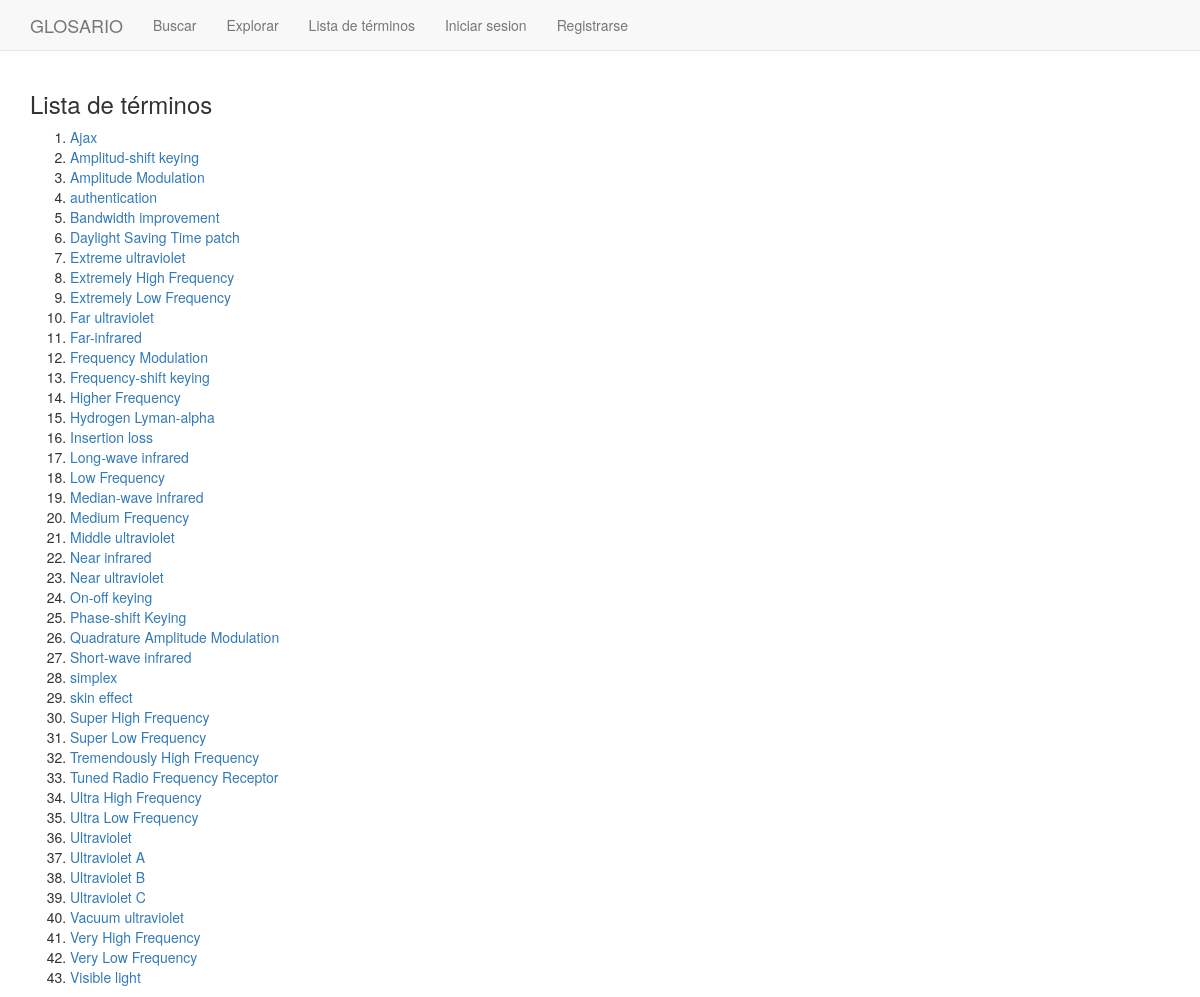
The page /entry_list/ on the database as committed earlier.
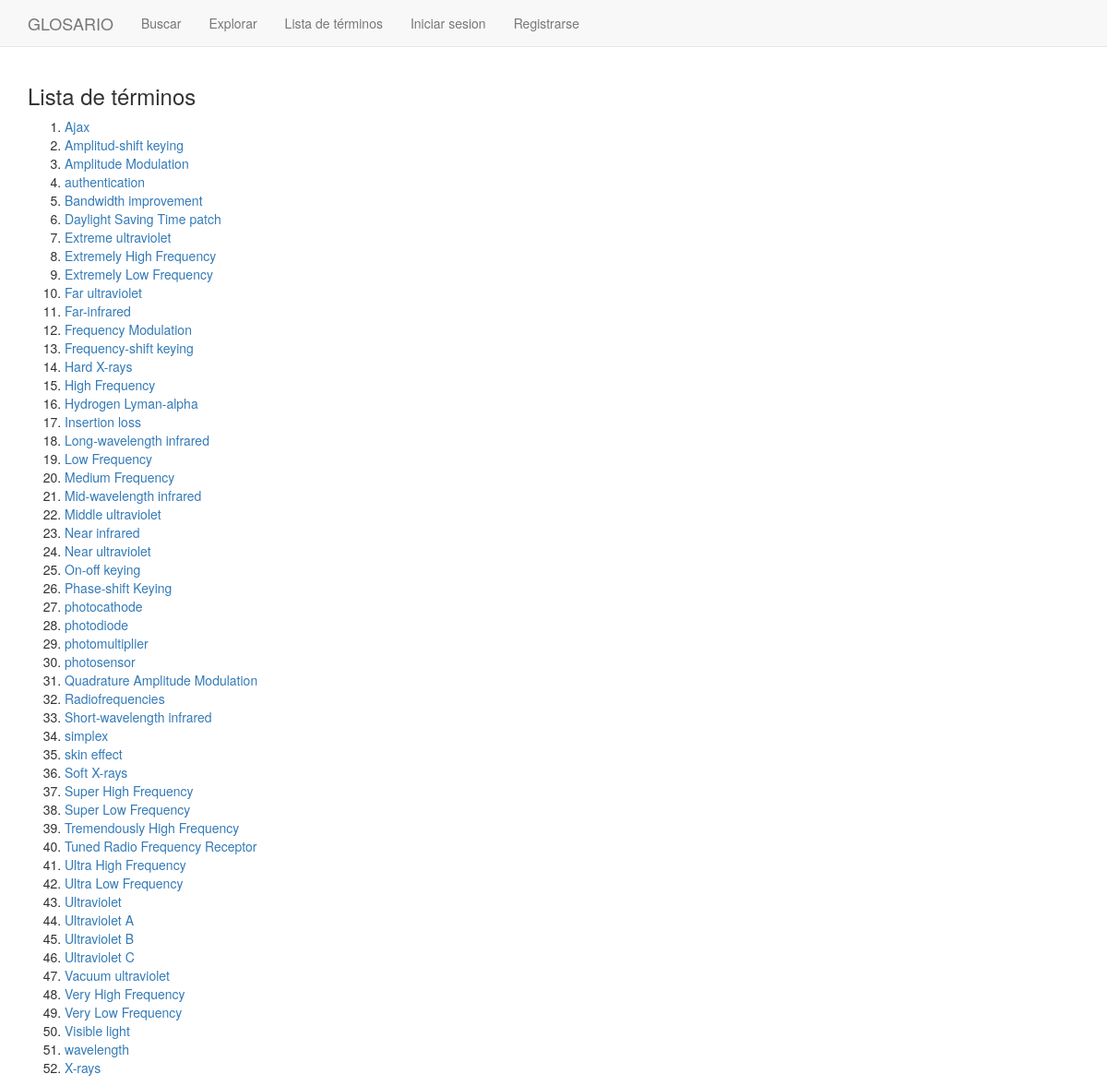
The same page on the database as committed later.
### glosario/models.py (models this page shows, shortened)
class English_Entry(models.Model):
    class Meta:
        permissions = (("can_create_entry","Can create entry"),
                ("can_edit_entry","Can edit entry"),
                ("can_modify_users","Can modify users"),)
    english_word = models.CharField(max_length=100, unique=True)
    parent_theme = models.ManyToManyField(Theme, related_name = 'child_entries')
    english_related = models.ManyToManyField('self', blank=True, related_name = 'english_main')
    def __str__(self):
        return self.english_word

### glosario/views.py (the view)
# urls.py: url(r'^entry_list/$', views.EntriesListView.as_view(),name='entry_list'),
class EntriesListView(ListView):
    model = English_Entry
    context_object_name = 'entries'
    template_name = 'glosario/entry_list.html'
    ordering = [Lower('english_word')]

### glosario/templates/glosario/entry_list.html
{% extends "base.html" %}
{% block content %}
    <h3>Lista de términos</h3>
    <ol>
        {% for entry in entries %}
            <li><a href="{{entry.id}}">{{ entry }}</a></li>
        {% endfor %}
    </ol>
{% endblock %}

### glosario/templates/glosario/base.html (shortened to what this page needs)
<!DOCTYPE html>
<html>
  <head>
    <link rel="stylesheet" href="https://maxcdn.bootstrapcdn.com/bootstrap/3.3.7/css/bootstrap.min.css">
  </head>
  <body>
    <nav class="navbar navbar-default navbar-static-top">
      <div class="container">
        <ul class="nav navbar-nav">
          <li><a class="navbar-brand" href="{% url 'index' %}">GLOSARIO</a></li>
          <li><a class="navbar-link" href="{% url 'glosary_search' %}">Buscar</a></li>
          <li><a class="navbar-link" href="{% url 'chapters_list' %}">Explorar</a></li>
          <li><a class="navbar-link" href="{% url 'entry_list' %}">Lista de términos</a></li>
          {% if user.is_authenticated %}
            <li><a class="navbar-link" href="{% url 'user_panel' %}">Mi Perfil</a></li>
            <li> <a>Usuario: {{ user.get_username }}</a></li>
            <li><a href="{% url 'logout' %}?next={% url 'index' %}">Cerrar sesion</a></li>
          {% else %}
            <li><a href="{% url 'login' %}?next={{request.path}}">Iniciar sesion</a></li>
            <li><a class="navbar-link" href="{% url 'sign_up' %}">Registrarse</a></li>
          {% endif %}
        </ul>
      </div>
    </nav>
    <div class="container">
    {% block content %}
    {% endblock %}
    </div>
  </body>
</html>

Rows that differ between the two databases and show on the page:
added English_Entry: english_word "Hard X-rays"
changed English_Entry: english_word "Higher Frequency" → "High Frequency"
changed English_Entry: english_word "Long-wave infrared" → "Long-wavelength infrared"
shown differently, row unchanged: English_Entry "Medium Frequency": moves up the list
changed English_Entry: english_word "Median-wave infrared" → "Mid-wavelength infrared"
added English_Entry: english_word "photocathode"
added English_Entry: english_word "photodiode"
added English_Entry: english_word "photomultiplier"
added English_Entry: english_word "photosensor"
added English_Entry: english_word "Radiofrequencies"
changed English_Entry: english_word "Short-wave infrared" → "Short-wavelength infrared"
added English_Entry: english_word "Soft X-rays"
added English_Entry: english_word "wavelength"
added English_Entry: english_word "X-rays"
